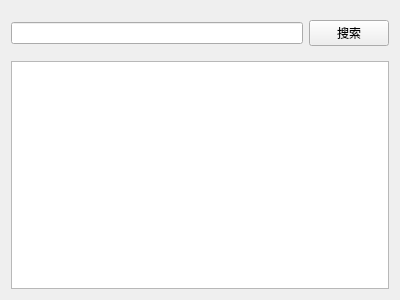
<?xml version="1.0" encoding="UTF-8"?>
<ui version="4.0">
 <class>uiMainWid</class>
 <widget class="QWidget" name="uiMainWid">
  <property name="geometry">
   <rect>
    <x>0</x>
    <y>0</y>
    <width>400</width>
    <height>300</height>
   </rect>
  </property>
  <property name="windowTitle">
   <string>主页</string>
  </property>
  <layout class="QVBoxLayout" name="verticalLayout">
   <item>
    <widget class="QWidget" name="uiWrap" native="true">
     <layout class="QHBoxLayout" name="horizontalLayout">
      <property name="leftMargin">
       <number>0</number>
      </property>
      <property name="rightMargin">
       <number>0</number>
      </property>
      <item>
       <widget class="QLineEdit" name="uiLineEdit"/>
      </item>
      <item>
       <widget class="QPushButton" name="uiSearchBtn">
        <property name="text">
         <string>搜索</string>
        </property>
       </widget>
      </item>
     </layout>
    </widget>
   </item>
   <item>
    <widget class="QPlainTextEdit" name="uiTxtEdit"/>
   </item>
  </layout>
 </widget>
 <resources/>
 <connections/>
</ui>
